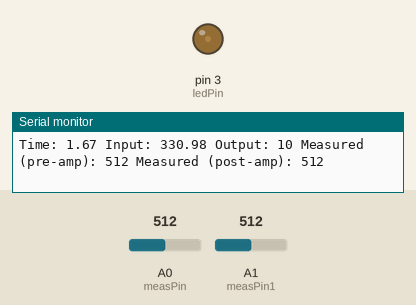
A sketch run on a simulated Arduino Uno, built with avr-gcc and run on an emulated ATmega328P. Parts: output pins drawn as LEDs (lit = HIGH), the last lines printed to the serial monitor. The test bench sets the inputs (shaded band); at power-on: A0 (measPin) = 512, A1 (measPin1) = 512.

Above: at 1.24 s.
1.3 s: A0 (measPin) set to 105
At 1.51 s:
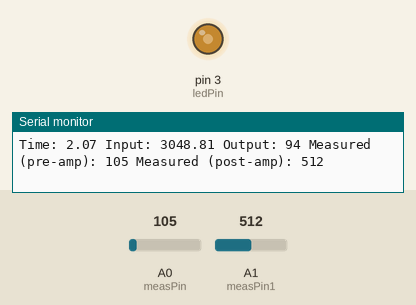
4.3 s: A0 (measPin) set to 94
7.3 s: A1 (measPin1) set to 1023
10.3 s: A1 (measPin1) set to 1009
13.3 s: A1 (measPin1) set to 991
16.3 s: A0 (measPin) set to 122
Timing chart, 0 to 20.3 s (numbered marks = the images above; inputs shaded):
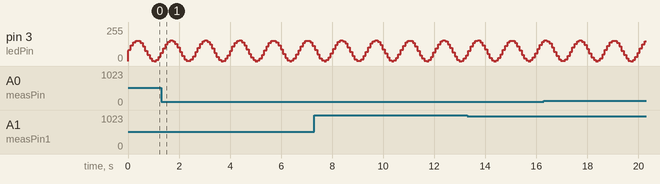

The sketch:

galvoScanTest_feb19e.ino
```cpp
/* Galvo Mirror Scanning Test
 *
 *
 * Produces different wave forms for the intended purpose
 * of test-driving a pair of 3 mm galvo scanning mirrors.
 *
 * This is not a clean and nicely commented script.
 *
 * Arduino generates voltages using PWM. Please average
 * the generated signal using an in-series RC circuit
 * (10kO, 10uF) and amplify output current using an op-amp.
 *
 * Recording channels: pre-amp, post-amp.
 *
 *
 *
 * Tommaso Caudullo
 * 20 Feb 2019
 *
 */


const int ledPin = 3;
const int measPin = A0;
const int measPin1 = A1;
const int timer = 2;

const int clamp = 100; // adjust to determine amplitude [ 0 - 255 ]

#define SINUSOID 0
#define STEPS 1
#define SAWTOOTH 2

const int shape = 0; // select wave shape ID

const int maxOUTval = 255 - clamp;
const int minOUTval = 0;

const int maxINval = 5000; // determines digital output resolution
const int minINval = 0;

const float scaling = 0.001 * 1.5; // temporal compression, indicates frequency
                                   // if sinusoidal, second term is Hz

float t = 0.0;

//int ledState = LOW;

float inVal;
int outVal;
int measVal = 0;
int measVal1 = 0;

void setup() {
  // put your setup code here, to run once:
  pinMode(ledPin, OUTPUT);
  pinMode(measPin, INPUT);
  pinMode(measPin1, INPUT);
  Serial.begin(9600);
}

void loop() {
  // put your main code here, to run repeatedly:
//  if (ledState == HIGH){
//    ledState = LOW;
//  } else {
//    ledState = HIGH;
//  }

  t = scaling * millis();

// ----------------------------------------------- //

  switch (shape) {
    case 0:  // sinusoid
      inVal = 2500 * ( sin(t * 3.14 ) + 1 );
      break;

    case 1:     // steps
      if (floor(t)/2 == floor(floor(t)/2)) {
        inVal = maxINval;
      } else {
        inVal = minINval;
      }
      break;

    case 2:  // sawtooth
      if (floor(t)/2 == floor(floor(t)/2)) {
        inVal = minINval + (t - floor(t)) * (maxINval - minINval);
      } else {
        inVal = minINval;
      }
      break;
  }

// ----------------------------------------------- //

  outVal = map(inVal, minINval, maxINval, minOUTval, maxOUTval);

  analogWrite(ledPin, outVal);

  measVal = analogRead(measPin);
  measVal1 = analogRead(measPin1);

  Serial.print("Time: ");
  Serial.print(t);
  Serial.print(" Input: ");
  Serial.print(inVal);
  Serial.print(" Output: ");
  Serial.print(outVal);
  Serial.print(" Measured (pre-amp): ");
  Serial.print(measVal);
  Serial.print(" Measured (post-amp): ");
  Serial.println(measVal1);

  delay(timer);

  //analogWrite(ledPin, 1000);
  //delay(timer);
}
```
